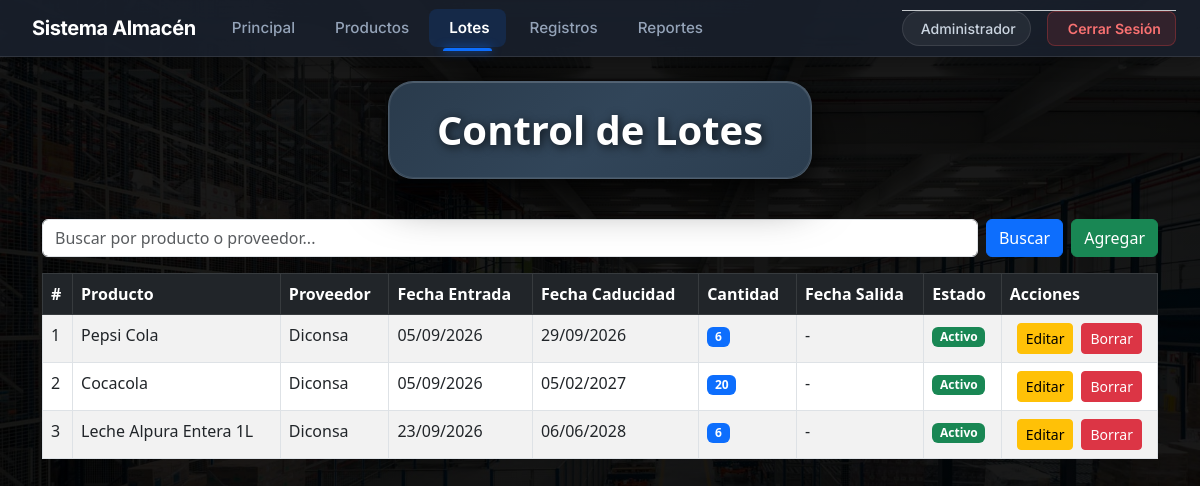
The app's page /lotes.php (signed in) with its own data.
### tables this page shows
CREATE TABLE `lotes` (
  `id_lote` int NOT NULL,
  `producto_id` int DEFAULT NULL,
  `proveedor_id` int DEFAULT NULL,
  `fecha_entrada` date DEFAULT NULL,
  `fecha_caducidad` date DEFAULT NULL,
  `cantidad` int NOT NULL DEFAULT '1',
  `fecha_salida` date DEFAULT NULL,
  `estado` tinyint(1) NOT NULL DEFAULT '1'
);

CREATE TABLE `productos` (
  `id_producto` int NOT NULL,
  `nombre_comercial` varchar(100) NOT NULL,
  `nombre_comun` varchar(100) DEFAULT NULL,
  `presentacion` decimal(10,2) DEFAULT NULL,
  `unidad_id` int DEFAULT NULL,
  `categoria_producto` varchar(100) DEFAULT NULL,
  `estado` tinyint(1) NOT NULL DEFAULT '1'
);

CREATE TABLE `proveedor` (
  `id_proveedor` int NOT NULL,
  `nombre` varchar(50) NOT NULL,
  `estado` tinyint(1) NOT NULL DEFAULT '1'
);

### lotes.php (shortened to what this page needs)
<?php
include("common/conexion.php");
$busqueda = "";
$sql = "
SELECT
    l.id_lote,
    l.producto_id,
    l.proveedor_id,
    l.fecha_entrada,
    l.fecha_caducidad,
    l.cantidad,
    l.fecha_salida,
    l.estado,
    p.nombre_comercial,
    pr.nombre AS nombre_proveedor
FROM lotes l
LEFT JOIN productos p
    ON l.producto_id = p.id_producto
LEFT JOIN proveedor pr
    ON l.proveedor_id = pr.id_proveedor
WHERE l.estado = 1
";
if (!empty($_GET['q'])) {
    $busqueda = $_GET['q'];
    $sql .= "
        AND (
            p.nombre_comercial LIKE ?
            OR pr.nombre LIKE ?
        )
    ";
    $sql .= "
        ORDER BY l.fecha_caducidad ASC
    ";
    $stmt = $conn->prepare($sql);
    $like = "%" . $busqueda . "%";
    $stmt->bind_param(
        "ss",
        $like,
        $like
    );
    $stmt->execute();
    $result = $stmt->get_result();
} else {
    $sql .= "
        ORDER BY l.fecha_caducidad ASC
    ";
    $result = $conn->query($sql);
}
?>
<!DOCTYPE html>
<html lang="es">
<head>
    <link
        rel="stylesheet"
        href="css/bootstrap.min.css"
    >
    <link
        rel="stylesheet"
        href="css/lotes.css"
    >
</head>
<body>
<?php include("navbar.php"); ?>
<div class="container py-4">
    <div class="titulo-contenedor">
        <h2>Control de Lotes</h2>
    </div>
    <form
        method="get"
        class="d-flex mb-3"
    >
        <input
            type="text"
            name="q"
            class="form-control me-2"
            placeholder="Buscar por producto o proveedor..."
            value="<?= htmlspecialchars($busqueda) ?>"
        >
        <button
            class="btn btn-primary"
            type="submit"
        >
            Buscar
        </button>
        <button
            type="button"
            class="btn btn-success ms-2"
            data-bs-toggle="modal"
            data-bs-target="#modalAgregarLote"
        >
            Agregar
        </button>
    </form>
    <table class="table table-bordered table-striped">
        <thead class="table-dark">
            <tr>
                <th>#</th>
                <th>Producto</th>
                <th>Proveedor</th>
                <th>Fecha Entrada</th>
                <th>Fecha Caducidad</th>
                <th>Cantidad</th>
                <th>Fecha Salida</th>
                <th>Estado</th>
                <th>Acciones</th>
            </tr>
        </thead>
        <tbody>
        <?php if ($result && $result->num_rows > 0): ?>
            <?php
            $num = 1;
            while ($row = $result->fetch_assoc()):
            ?>
            <tr>
                <td>
                    <?= $num++ ?>
                </td>
                <td>
                    <?= htmlspecialchars(
                        $row['nombre_comercial'] ?? '-'
                    ) ?>
                </td>
                <td>
                    <?= htmlspecialchars(
                        $row['nombre_proveedor'] ?? '-'
                    ) ?>
                </td>
                <td>
                    <?php if (!empty($row['fecha_entrada'])): ?>
                        <?= date(
                            'd/m/Y',
                            strtotime(
                                $row['fecha_entrada']
                            )
                        ) ?>
                    <?php else: ?>
                        -
                    <?php endif; ?>
                </td>
                <td>
                    <?php if (!empty($row['fecha_caducidad'])): ?>
                        <?= date(
                            'd/m/Y',
                            strtotime(
                                $row['fecha_caducidad']
                            )
                        ) ?>
                    <?php else: ?>
                        -
                    <?php endif; ?>
                </td>
                <td>
                    <span class="badge bg-primary">
                        <?= htmlspecialchars(
                            $row['cantidad'] ?? '0'
                        ) ?>
                    </span>
                </td>
                <td>
                    <?php if (!empty($row['fecha_salida'])): ?>
                        <?= date(
                            'd/m/Y',
                            strtotime(
                                $row['fecha_salida']
                            )
                        ) ?>
                    <?php else: ?>
                        -
                    <?php endif; ?>
                </td>
                <td>
                    <?php if ($row['estado'] == 1): ?>
                        <span class="badge bg-success">
                            Activo
                        </span>
                    <?php else: ?>
                        <span class="badge bg-secondary">
                            Inactivo
                        </span>
                    <?php endif; ?>
                </td>
                <td>
                    <div
                        class="d-flex justify-content-center gap-2"
                    >
                        <button
                            type="button"
                            class="btn btn-warning btn-sm"
                            data-bs-toggle="modal"
                            data-bs-target="#modalEditar<?= $row['id_lote'] ?>"
                        >
                            Editar
                        </button>
                        <button
                            type="button"
                            class="btn btn-danger btn-sm"
                            data-bs-toggle="modal"
                            data-bs-target="#modalInactivarLote"
                            data-id="<?= $row['id_lote'] ?>"
                            data-nombre="<?= htmlspecialchars(
                                $row['nombre_comercial'] ?? ''
                            ) ?>"
                        >
                            Borrar
                        </button>
                    </div>
                </td>
            </tr>
            <?php endwhile; ?>
        <?php endif; ?>
        </tbody>
    </table>
</div>
</body>
</html>

### css/lotes.css (style rules this page uses)
body { background-image: linear-gradient(rgba(0,0,0,0.9), rgba(0,0,0,0.9)), url('../imagenes/fondoPrin.jpg'); background-size: cover; background-repeat: no-repeat; background-position: center; background-attachment: fixed; }
.titulo-contenedor { background: linear-gradient(135deg, rgba(44, 62, 80, 0.95) 0%, rgba(52, 73, 94, 0.95) 50%, rgba(44, 62, 80, 0.98) 100%); backdrop-filter: blur(15px); border: 1px solid rgba(255, 255, 255, 0.15); border-radius: 25px; padding: 1.5rem 3rem; margin: 0 auto 2.5rem auto; text-align: center; box-shadow: 0 20px 45px rgba(0, 0, 0, 0.6), 0 5px 15px rgba(0, 0, 0, 0.4), inset 0 1px 0 rgba(255, 255, 255, 0.1); display: flex; justify-content: center; align-items: center; width: fit-content; max-width: 90%; position: relative; overflow: hidden; }
.titulo-contenedor::before { content: ''; position: absolute; top: 0; left: 0; right: 0; bottom: 0; border-radius: 25px; box-shadow: inset 0 0 0 1px rgba(255, 255, 255, 0.08); pointer-events: none; }
.titulo-contenedor h2 { color: white; font-weight: 700; text-shadow: 2px 2px 10px rgba(0,0,0,0.7); margin: 0; font-size: 2.5rem; text-align: center; }

### records on screen
lotes: producto.nombre_comercial "Pepsi Cola", proveedor.nombre "Diconsa", fecha_entrada "05/09/2026", fecha_caducidad "29/09/2026", cantidad "6", estado "Activo"
lotes: producto.nombre_comercial "Cocacola", proveedor.nombre "Diconsa", fecha_entrada "05/09/2026", fecha_caducidad "05/02/2027", cantidad "20", estado "Activo"
lotes: producto.nombre_comercial "Leche Alpura Entera 1L", proveedor.nombre "Diconsa", fecha_entrada "23/09/2026", fecha_caducidad "06/06/2028", cantidad "6", estado "Activo"

### other values on screen
$_SESSION['nombre'] "Administrador"
